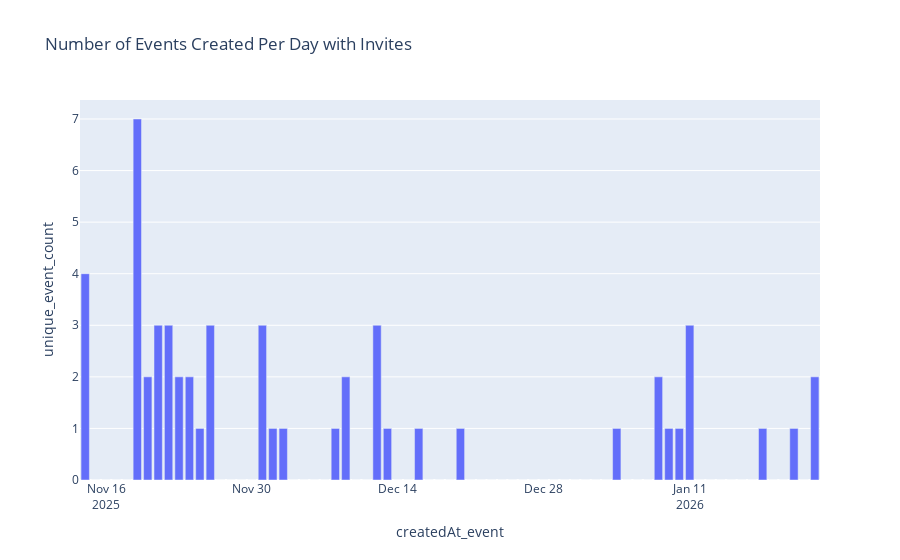

The code cell stored with this chart in its notebook:
### Code cell
#Graph number of events created per day with invites
fig = px.bar(unique_events_per_day, x='createdAt_event', y='unique_event_count', title='Number of Events Created Per Day with Invites')
fig.show()
